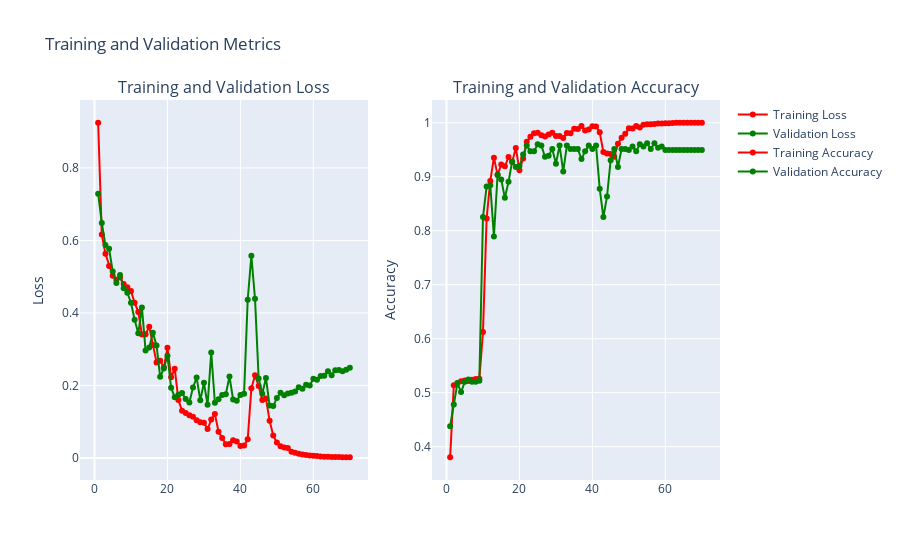

This figure's notebook cell:
### Code cell
import plotly.graph_objs as go
from plotly.subplots import make_subplots



def plot_metrics(fit):

    history = fit.history
    train_loss = history['loss']
    val_loss = history['val_loss']
    train_acc = history['accuracy']  # Or 'acc' based on your TensorFlow version
    val_acc = history['val_accuracy']  # Or 'val_acc' based on your TensorFlow version
    epochs = list(range(1, len(train_loss) + 1))

    # Create subplots: one row, two columns
    fig = make_subplots(rows=1, cols=2, subplot_titles=('Training and Validation Loss', 'Training and Validation Accuracy'))

    # Define hover template
    hovertemplate = 'Epoch: %{x}<br>Value: %{y:.4f}<extra></extra>'

    # First subplot for loss
    fig.add_trace(go.Scatter(x=epochs, y=train_loss, mode='lines+markers', name='Training Loss', 
                            marker_color='red', hovertemplate=hovertemplate), row=1, col=1)
    fig.add_trace(go.Scatter(x=epochs, y=val_loss, mode='lines+markers', name='Validation Loss', 
                            marker_color='green', hovertemplate=hovertemplate), row=1, col=1)

    # Second subplot for accuracy
    fig.add_trace(go.Scatter(x=epochs, y=train_acc, mode='lines+markers', name='Training Accuracy', 
                            marker_color='red', hovertemplate=hovertemplate), row=1, col=2)
    fig.add_trace(go.Scatter(x=epochs, y=val_acc, mode='lines+markers', name='Validation Accuracy', 
                            marker_color='green', hovertemplate=hovertemplate), row=1, col=2)

    # Update xaxis properties
    # fig.update_xaxes(title_text='Epochs', tickmode='linear', row=1, col=1)
    # fig.update_xaxes(title_text='Epochs', tickmode='linear', row=1, col=2)

    # Update yaxis properties
    fig.update_yaxes(title_text='Loss', row=1, col=1)
    fig.update_yaxes(title_text='Accuracy', row=1, col=2)

    # Update layout and show plot
    fig.update_layout(title_text='Training and Validation Metrics', showlegend=True)
    fig.show()
    
plot_metrics(fit4)

### Figure 1 — Plotly figure (JSON) as saved in the notebook; plotly's stock layout.template omitted (floating-point values rounded to 4 significant figures)
{"data": [{"hovertemplate": "Epoch: %{x}<br>Value: %{y:.4f}<extra></extra>", "marker": {"color": "red"}, "mode": "lines+markers", "name": "Training Loss", "type": "scatter", "x": [1, 2, 3, 4, 5, 6, 7, 8, 9, 10, 11, 12, 13, 14, 15, 16, 17, 18, 19, 20, 21, 22, 23, 24, 25, 26, 27, 28, 29, 30, 31, 32, 33, 34, 35, 36, 37, 38, 39, 40, 41, 42, 43, 44, 45, 46, 47, 48, 49, 50, 51, 52, 53, 54, 55, 56, 57, 58, 59, 60, 61, 62, 63, 64, 65, 66, 67, 68, 69, 70], "xaxis": "x", "y": [0.9246, 0.6161, 0.5633, 0.5295, 0.5023, 0.4919, 0.4985, 0.48, 0.4706, 0.4606, 0.4283, 0.4029, 0.3404, 0.341, 0.3622, 0.3118, 0.2636, 0.2683, 0.2499, 0.3038, 0.2227, 0.2458, 0.16, 0.1301, 0.1242, 0.1176, 0.1135, 0.1039, 0.0983, 0.09715, 0.07963, 0.1059, 0.1216, 0.07268, 0.05534, 0.03775, 0.03834, 0.04909, 0.04524, 0.03327, 0.03408, 0.05133, 0.192, 0.2279, 0.1986, 0.16, 0.1638, 0.1029, 0.06193, 0.04242, 0.03233, 0.02868, 0.02736, 0.0171, 0.01434, 0.01189, 0.009807, 0.008437, 0.007167, 0.00615, 0.005251, 0.004383, 0.003719, 0.003417, 0.002971, 0.002711, 0.002491, 0.002274, 0.002145, 0.002013], "yaxis": "y"}, {"hovertemplate": "Epoch: %{x}<br>Value: %{y:.4f}<extra></extra>", "marker": {"color": "green"}, "mode": "lines+markers", "name": "Validation Loss", "type": "scatter", "x": [1, 2, 3, 4, 5, 6, 7, 8, 9, 10, 11, 12, 13, 14, 15, 16, 17, 18, 19, 20, 21, 22, 23, 24, 25, 26, 27, 28, 29, 30, 31, 32, 33, 34, 35, 36, 37, 38, 39, 40, 41, 42, 43, 44, 45, 46, 47, 48, 49, 50, 51, 52, 53, 54, 55, 56, 57, 58, 59, 60, 61, 62, 63, 64, 65, 66, 67, 68, 69, 70], "xaxis": "x", "y": [0.7288, 0.6478, 0.5871, 0.5771, 0.5142, 0.4827, 0.5047, 0.4679, 0.4558, 0.4284, 0.3813, 0.3439, 0.4152, 0.2966, 0.3045, 0.3457, 0.3104, 0.224, 0.2466, 0.2819, 0.1936, 0.1678, 0.1744, 0.1795, 0.1629, 0.1531, 0.1946, 0.2216, 0.1592, 0.2073, 0.1465, 0.291, 0.1522, 0.1617, 0.1736, 0.1759, 0.2247, 0.1613, 0.1579, 0.174, 0.1769, 0.4366, 0.5577, 0.4394, 0.2193, 0.177, 0.2209, 0.1446, 0.1432, 0.1656, 0.1799, 0.1731, 0.178, 0.1799, 0.1832, 0.1949, 0.1908, 0.2018, 0.1999, 0.2185, 0.2159, 0.2258, 0.2271, 0.2395, 0.228, 0.2421, 0.243, 0.2389, 0.2435, 0.2492], "yaxis": "y"}, {"hovertemplate": "Epoch: %{x}<br>Value: %{y:.4f}<extra></extra>", "marker": {"color": "red"}, "mode": "lines+markers", "name": "Training Accuracy", "type": "scatter", "x": [1, 2, 3, 4, 5, 6, 7, 8, 9, 10, 11, 12, 13, 14, 15, 16, 17, 18, 19, 20, 21, 22, 23, 24, 25, 26, 27, 28, 29, 30, 31, 32, 33, 34, 35, 36, 37, 38, 39, 40, 41, 42, 43, 44, 45, 46, 47, 48, 49, 50, 51, 52, 53, 54, 55, 56, 57, 58, 59, 60, 61, 62, 63, 64, 65, 66, 67, 68, 69, 70], "xaxis": "x2", "y": [0.3804, 0.5135, 0.5172, 0.521, 0.5225, 0.5215, 0.5241, 0.5252, 0.5257, 0.6122, 0.8228, 0.8923, 0.9353, 0.9034, 0.9225, 0.9194, 0.9363, 0.9273, 0.9533, 0.9119, 0.9337, 0.965, 0.974, 0.9804, 0.9814, 0.9767, 0.9745, 0.9782, 0.9814, 0.9756, 0.9756, 0.9719, 0.9809, 0.9804, 0.9889, 0.9883, 0.9942, 0.9857, 0.9873, 0.9936, 0.9931, 0.9825, 0.9459, 0.9432, 0.9422, 0.9369, 0.9613, 0.9724, 0.9798, 0.9899, 0.9894, 0.9942, 0.991, 0.9963, 0.9973, 0.9973, 0.9979, 0.9984, 0.9984, 0.9989, 0.9989, 0.9995, 1, 1, 1, 1, 1, 1, 1, 1], "yaxis": "y2"}, {"hovertemplate": "Epoch: %{x}<br>Value: %{y:.4f}<extra></extra>", "marker": {"color": "green"}, "mode": "lines+markers", "name": "Validation Accuracy", "type": "scatter", "x": [1, 2, 3, 4, 5, 6, 7, 8, 9, 10, 11, 12, 13, 14, 15, 16, 17, 18, 19, 20, 21, 22, 23, 24, 25, 26, 27, 28, 29, 30, 31, 32, 33, 34, 35, 36, 37, 38, 39, 40, 41, 42, 43, 44, 45, 46, 47, 48, 49, 50, 51, 52, 53, 54, 55, 56, 57, 58, 59, 60, 61, 62, 63, 64, 65, 66, 67, 68, 69, 70], "xaxis": "x2", "y": [0.4379, 0.4779, 0.5179, 0.5011, 0.52, 0.5242, 0.52, 0.52, 0.5221, 0.8253, 0.8821, 0.8842, 0.7895, 0.9032, 0.8947, 0.8611, 0.8905, 0.9284, 0.9179, 0.92, 0.9411, 0.9579, 0.9474, 0.9474, 0.96, 0.9579, 0.9368, 0.9389, 0.9516, 0.9242, 0.9579, 0.9095, 0.9579, 0.9516, 0.9516, 0.9516, 0.9326, 0.9474, 0.9579, 0.9516, 0.9579, 0.8779, 0.8253, 0.8632, 0.9305, 0.9516, 0.9179, 0.9516, 0.9516, 0.9495, 0.9558, 0.9474, 0.96, 0.9558, 0.9621, 0.9516, 0.9621, 0.9537, 0.9558, 0.9495, 0.9495, 0.9495, 0.9495, 0.9495, 0.9495, 0.9495, 0.9495, 0.9495, 0.9495, 0.9495], "yaxis": "y2"}], "layout": {"annotations": [{"font": {"size": 16}, "showarrow": false, "text": "Training and Validation Loss", "x": 0.225, "xanchor": "center", "xref": "paper", "y": 1, "yanchor": "bottom", "yref": "paper"}, {"font": {"size": 16}, "showarrow": false, "text": "Training and Validation Accuracy", "x": 0.775, "xanchor": "center", "xref": "paper", "y": 1, "yanchor": "bottom", "yref": "paper"}], "showlegend": true, "title": {"text": "Training and Validation Metrics"}, "xaxis": {"anchor": "y", "domain": [0, 0.45]}, "xaxis2": {"anchor": "y2", "domain": [0.55, 1]}, "yaxis": {"anchor": "x", "domain": [0, 1], "title": {"text": "Loss"}}, "yaxis2": {"anchor": "x2", "domain": [0, 1], "title": {"text": "Accuracy"}}}}
